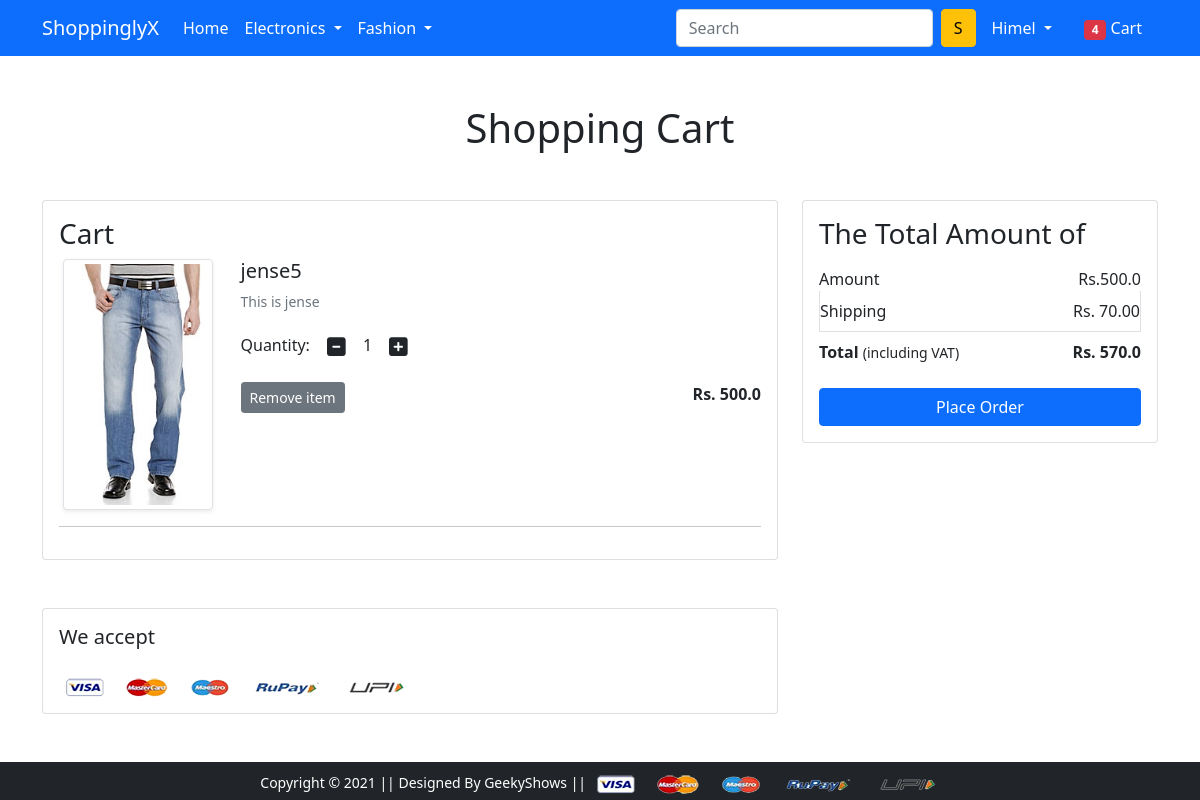
Page /cart/ (signed in) on the committed database.
### app/models.py (models this page shows, shortened)
class Cart(models.Model):
    user = models.ForeignKey(User, on_delete=models.CASCADE)
    product = models.ForeignKey(Product, on_delete=models.CASCADE)
    quantity = models.PositiveIntegerField(default=1)

class Product(models.Model):
    title = models.CharField(max_length=100)
    selling_price = models.FloatField()
    discount_price = models.FloatField()
    description = models.TextField()
    brand = models.CharField(max_length=100)
    category = models.CharField(choices=CATEGORY_CCHOICES, max_length=2)
    product_image = models.ImageField(upload_to='productimg')

### app/views.py (the view)
# urls.py: path('cart/', views.show_cart, name='show_cart'),
@login_required
def show_cart(request):
    if request.user.is_authenticated:
        user = request.user
        cart = Cart.objects.filter(user=user)
        amount = 0.0
        shipping_amount = 70.0
        total_amount = 0.0
        cart_product = [p for p in Cart.objects.all() if p.user == user]
        if cart_product:
            for p in cart_product:
                tempamount = (p.quantity * p.product.discount_price)
                amount += tempamount
                totalamount = amount + shipping_amount
            return render(request, 'app/addtocart.html', {'carts':cart, 'totalamount':totalamount, 'amount':amount})
        else:
            return render(request, 'app/emptycart.html')

### app/templates/app/addtocart.html (shortened to what this page needs)
{% extends 'app/base.html' %}
{% load static %}
{% block main-content %}
<div class="container my-5">
 <div class="row">
  <h1 class="text-center mb-5">Shopping Cart</h1>
  <div class="col-sm-8">
  <div class="card">
   <div class="card-body">
    <h3>Cart</h3>
    {% for cart in carts %}
    <div class="row">
     <div class="col-sm-3 text-center align-self-center"><img src="{{cart.product.product_image.url}}" alt="" srcset="" class="img-fluid img-thumbnail shadow-sm" height="150" width="150"> </div>
     <div class="col-sm-9">
      <div>
       <h5>{{cart.product.title}}</h5>
       <p class="mb-2 text-muted small">{{cart.product.description}}</p>
       <div class="my-3">
        <label for="quantity">Quantity:</label>
        <a class="minus-cart btn" pid="{{cart.product.id}}"><i class="fas fa-minus-square fa-lg"></i></a>
          <span id="quantity">{{cart.quantity}}</span>
        <a class="plus-cart btn" pid="{{cart.product.id}}"><i class="fas fa-plus-square fa-lg"></i></a>
       </div>
       <div class="d-flex justify-content-between">
        <a href="#" class=" remove-cart btn btn-sm btn-secondary mr-3" pid="{{cart.product.id}}">Remove item </a>
        <p class="mb-0"><span><strong>Rs. {{cart.product.discount_price}}</strong></span></p>
       </div>
      </div>
     </div>
    </div><hr>
    {% endfor %}
   </div>
   </div>
  </div>
  <div class="col-sm-4">
   <div class="card">
    <div class="card-body">
      <h3>The Total Amount of</h3>
      <ul class="list-group">
       <li class="list-group-item d-flex justify-content-between align-items-center border-0 px-0 pb-0">Amount<span>Rs.<span id="amount">{{amount}}</span> </span></li>
       <li class="list-group-item d-flex justify-content-between align-items-center px-0">Shipping<span>Rs. 70.00</span></li>
       <li class="list-group-item d-flex justify-content-between align-items-center border-0 px-0 mb-3">
        <div>
           <strong>Total</strong> <small>(including VAT)</small>
         </div>
         <span><strong>Rs. <strong id="totalamount">{{totalamount}}</strong></strong></span>
       </li>
      </ul>
      <div class="d-grid"><a href="{% url 'checkout' %}" class="btn btn-primary">Place Order</a></div>
    </div>
   </div>
  </div>
 </div>
</div>
<div class="container">
 <div class="row">
  <div class="col-sm-8">
   <div class="card">
    <div class="card-body">
      <h5 class="mb-4">We accept</h5>
      <img src="{% static 'app/images/payment.png' %}" alt="" class="img-fluid">
    </div>
  </div>
  </div>
 </div>
</div>
{% endblock main-content %}

### app/templates/app/base.html (shortened to what this page needs)
<!doctype html>
{% load static %}
<html lang="en">
  <head>
    <link href="https://cdn.jsdelivr.net/npm/bootstrap@5.0.0-beta1/dist/css/bootstrap.min.css" rel="stylesheet">
    <link rel="stylesheet" href="{% static 'app/css/owl.carousel.min.css' %}">
    <link rel="stylesheet" href="{% static 'app/css/all.min.css' %}">
    <link rel="stylesheet" href="{% static 'app/css/style.css' %}">
  </head>
  <body>
    <nav class="navbar navbar-expand-lg navbar-dark bg-primary">
     <div class="container">
       <a class="navbar-brand" href="/">ShoppinglyX</a>
       <div class="collapse navbar-collapse" id="navbarSupportedContent">
         <ul class="navbar-nav me-auto mb-2 mb-lg-0">
           <li class="nav-item">
             <a class="nav-link active" aria-current="page" href="/">Home</a>
           </li>
           <li class="nav-item dropdown">
             <a class="nav-link dropdown-toggle text-white" href="#" id="electronicsDropdown" role="button" data-bs-toggle="dropdown" aria-expanded="false">
               Electronics
             </a>
           </li>
           <li class="nav-item dropdown">
             <a class="nav-link dropdown-toggle text-white" href="#" id="fashionDropdown" role="button" data-bs-toggle="dropdown" aria-expanded="false">
               Fashion
             </a>
           </li>
         </ul>
         <form class="d-flex" method="POST" action="{% url 'search_product' %}">
           <input class="form-control me-2" type="search" placeholder="Search" aria-label="Search" name="searched">
           <button class="btn btn-warning" type="submit">S</button>
         </form>
         <div>
          <ul class="navbar-nav me-auto mb-2 mb-lg-0">
          {% if request.user.is_authenticated %}
           <li class="nav-item dropdown mx-2">
              <a class="nav-link dropdown-toggle text-white" href="#" id="profileDropdown" role="button" data-bs-toggle="dropdown" aria-expanded="false">
                <span class="text-capitalize">{{ request.user }}</span>
              </a>
            </li>
            <li class="nav-item mx-2">
             <a href="{% url 'show_cart' %}" class="nav-link text-white"><span class="badge bg-danger">4</span> Cart </a>
            </li>
            {% endif %}
          </ul>
         </div>
       </div>
     </div>
    </nav>
    {% block main-content %} {% endblock main-content %}
    <footer class="container-fluid bg-dark text-center p-2 mt-5">
        <small class="text-white">Copyright &copy; 2021 || Designed By GeekyShows || </small>
        <img src="{% static 'app/images/payment.png' %}" alt="" srcset="" class="img-fluid" height="2px">
    </footer>
  </body>
</html>

### rows in the picture
Cart: product.product_image (picture), product "jense5", product.description "This is jense", quantity "1", product.discount_price "500.0"

### other values in the picture
{{ request.user }} "Himel"
{{ amount }} "500.0"
{{ totalamount }} "570.0"
